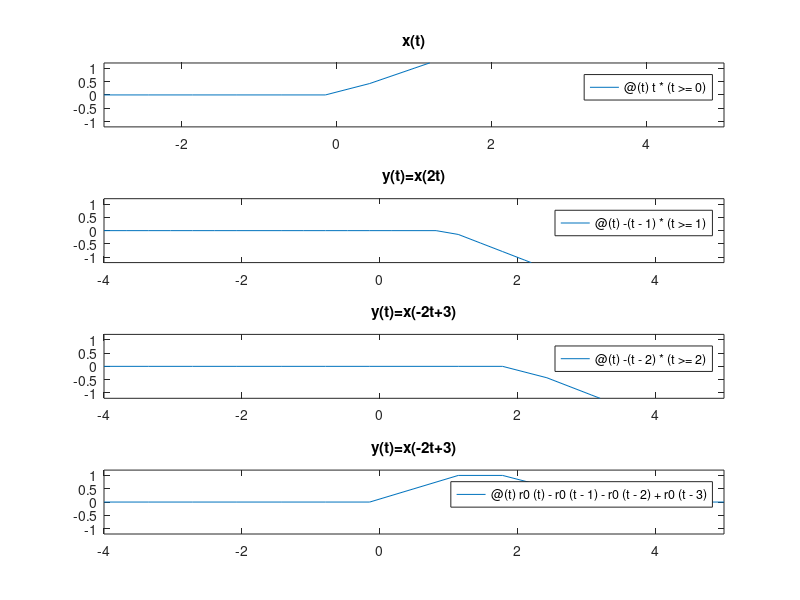

MATLAB code to generate this figure:
close all;clear all;clc
r0=@(t) t*(t>=0);
r1=@(t)-(t-1)*(t>=1);
r2=@(t)-(t-2)*(t>=2);
r3=@(t) -t*(t>=0);
r4=@(t) r0(t)-r0(t-1)-r0(t-2)+r0(t-3);
x=@(t) (t>=1 && t<=4);
y=@(t) x(2*t);
z=@(t) x(-2*t);
figure
subplot(4,1,1)
fplot(r0,[-3 5])
ylim([-1.2 1.2])
title('x(t)')
subplot(4,1,2)
fplot(r1,[-4 5])
ylim([-1.2 1.2])
title('y(t)=x(2t)')
subplot(4,1,3)
fplot(r2,[-4 5])
ylim([-1.2 1.2])
title('y(t)=x(-2t+3)')
subplot(4,1,4)
fplot(r4,[-4 5])
ylim([-1.2 1.2])
title('y(t)=x(-2t+3)')
